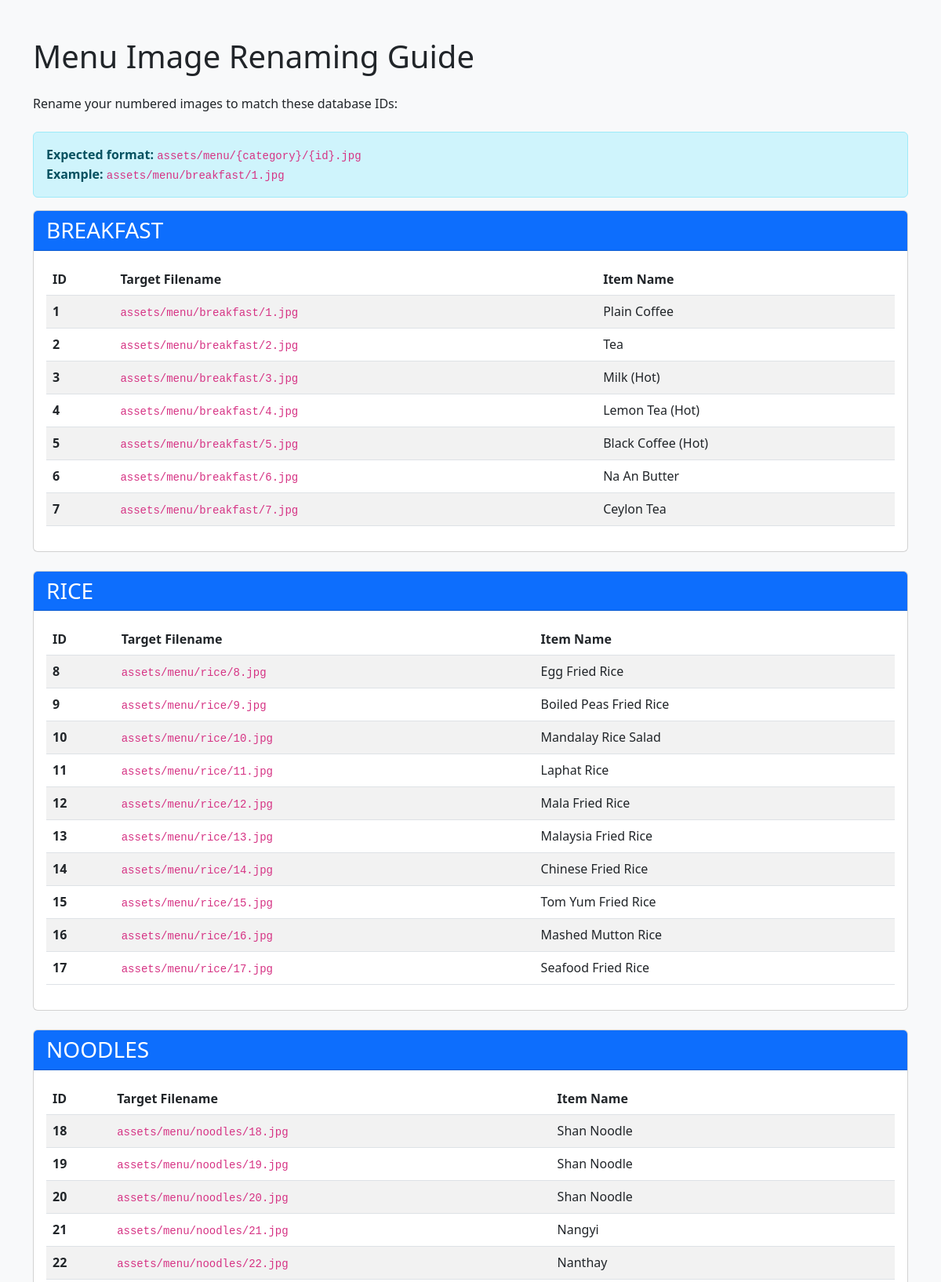
The app's page /admin/rename_menu_images.php (upper part) with its own data.
### tables this page shows
CREATE TABLE menu_items (
  id INT AUTO_INCREMENT PRIMARY KEY,
  name VARCHAR(255) NULL,
  name_en VARCHAR(255) NULL,
  name_bu VARCHAR(255) NULL,
  name_th VARCHAR(255) NULL,
  category VARCHAR(50) NOT NULL DEFAULT 'menu',
  sort_order INT NOT NULL DEFAULT 0,
  price DECIMAL(10,2) NOT NULL,
  status ENUM('available','out_of_stock') NOT NULL DEFAULT 'available',
  image VARCHAR(255) NULL,
  photo VARCHAR(255) NULL
);

### lib/db.php (called while the page is built, shortened)
<?php
function db(): PDO
{
    static $pdo = null;
    $options = [
        PDO::ATTR_ERRMODE => PDO::ERRMODE_EXCEPTION,
        PDO::ATTR_DEFAULT_FETCH_MODE => PDO::FETCH_ASSOC,
        PDO::ATTR_EMULATE_PREPARES => false,
    ];
    $dsn = 'mysql:host=' . DB_HOST . ';port=' . DB_PORT . ';dbname=' . DB_NAME . ';charset=utf8mb4';
    try {
        $pdo = new PDO($dsn, DB_USER, DB_PASS, $options);
    } catch (PDOException $e) {
        if ((string)$e->getCode() !== '1049') {
            throw $e;
        }
        $bootstrapDsn = 'mysql:host=' . DB_HOST . ';port=' . DB_PORT . ';charset=utf8mb4';
        $bootstrapPdo = new PDO($bootstrapDsn, DB_USER, DB_PASS, $options);
        $bootstrapPdo->exec('CREATE DATABASE IF NOT EXISTS `' . DB_NAME . '` CHARACTER SET utf8mb4 COLLATE utf8mb4_unicode_ci');
        $bootstrapPdo->exec('USE `' . DB_NAME . '`');
        $pdo = $bootstrapPdo;
    }
    return $pdo;
}

### admin/rename_menu_images.php (the view, shortened to what this page needs)
<?php
require_once __DIR__ . '/../lib/db.php';
$items = db()->query("SELECT id, name, name_en, category FROM menu_items ORDER BY id ASC")->fetchAll();
$byCategory = [];
foreach ($items as $item) {
    $cat = $item['category'];
    if (!isset($byCategory[$cat])) {
        $byCategory[$cat] = [];
    }
    $byCategory[$cat][] = $item;
}
?>
<!DOCTYPE html>
<html lang="en">
<head>
    <link href="https://cdn.jsdelivr.net/npm/bootstrap@5.3.0/dist/css/bootstrap.min.css" rel="stylesheet">
</head>
<body class="bg-light">
    <div class="container py-5">
        <h1 class="mb-4">Menu Image Renaming Guide</h1>
        <p class="mb-4">Rename your numbered images to match these database IDs:</p>
        <div class="alert alert-info">
            <strong>Expected format:</strong> <code>assets/menu/{category}/{id}.jpg</code><br>
            <strong>Example:</strong> <code>assets/menu/breakfast/1.jpg</code>
        </div>
        <?php foreach ($byCategory as $category => $items): ?>
            <div class="card mb-4">
                <div class="card-header bg-primary text-white">
                    <h3 class="mb-0"><?= strtoupper($category) ?></h3>
                </div>
                <div class="card-body">
                    <table class="table table-striped">
                        <thead>
                            <tr>
                                <th>ID</th>
                                <th>Target Filename</th>
                                <th>Item Name</th>
                            </tr>
                        </thead>
                        <tbody>
                            <?php foreach ($items as $item): ?>
                                <tr>
                                    <td><strong><?= $item['id'] ?></strong></td>
                                    <td><code>assets/menu/<?= $category ?>/<?= $item['id'] ?>.jpg</code></td>
                                    <td><?= htmlspecialchars($item['name_en']) ?></td>
                                </tr>
                            <?php endforeach; ?>
                        </tbody>
                    </table>
                </div>
            </div>
        <?php endforeach; ?>
    </div>
</body>
</html>

### records on screen
menu_items: id "1", category "breakfast", name_en "Plain Coffee"
menu_items: id "2", category "breakfast", name_en "Tea"
menu_items: id "3", category "breakfast", name_en "Milk (Hot)"
menu_items: id "4", category "breakfast", name_en "Lemon Tea (Hot)"
menu_items: id "5", category "breakfast", name_en "Black Coffee (Hot)"
menu_items: id "6", category "breakfast", name_en "Na An Butter"
menu_items: id "7", category "breakfast", name_en "Ceylon Tea"
menu_items: id "8", category "rice", name_en "Egg Fried Rice"
menu_items: id "9", category "rice", name_en "Boiled Peas Fried Rice"
menu_items: id "10", category "rice", name_en "Mandalay Rice Salad"
menu_items: id "11", category "rice", name_en "Laphat Rice"
menu_items: id "12", category "rice", name_en "Mala Fried Rice"
menu_items: id "13", category "rice", name_en "Malaysia Fried Rice"
menu_items: id "14", category "rice", name_en "Chinese Fried Rice"
menu_items: id "15", category "rice", name_en "Tom Yum Fried Rice"
menu_items: id "16", category "rice", name_en "Mashed Mutton Rice"
menu_items: id "17", category "rice", name_en "Seafood Fried Rice"
menu_items: id "18", category "noodles", name_en "Shan Noodle"
menu_items: id "19", category "noodles", name_en "Shan Noodle"
menu_items: id "20", category "noodles", name_en "Shan Noodle"
menu_items: id "21", category "noodles", name_en "Nangyi"
menu_items: id "22", category "noodles", name_en "Nanthay"

### other values on screen
$category "BREAKFAST"
$category "RICE"
$category "NOODLES"
